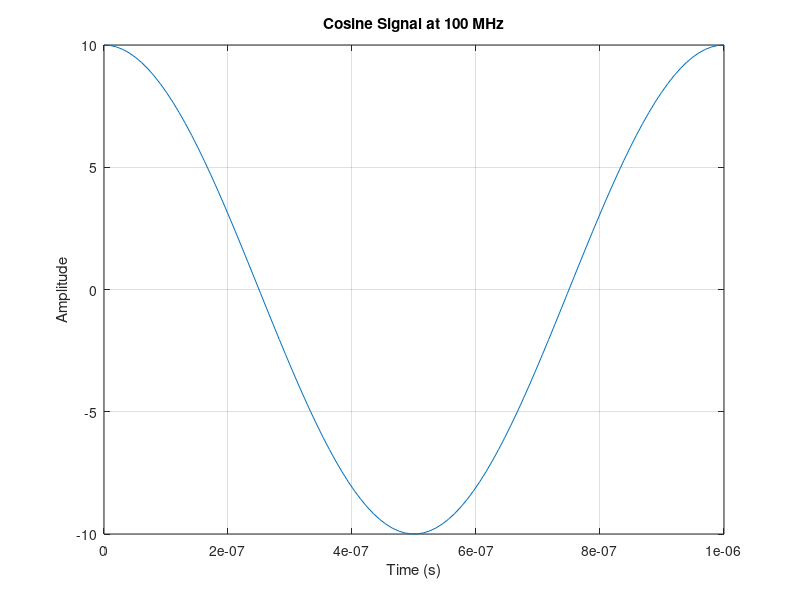

Reproduce this figure in MATLAB.
frequency = 100e6;  % 100 MHz
amplitude = 10;    % 10 V
duration = 1e-6;    % 1 us

t = linspace(0, duration, duration * frequency);

cosine_signal = amplitude * cos(2 * pi * frequency * t);

plot(t, cosine_signal);
xlabel('Time (s)');
ylabel('Amplitude');
title('Cosine Signal at 100 MHz');
grid on;